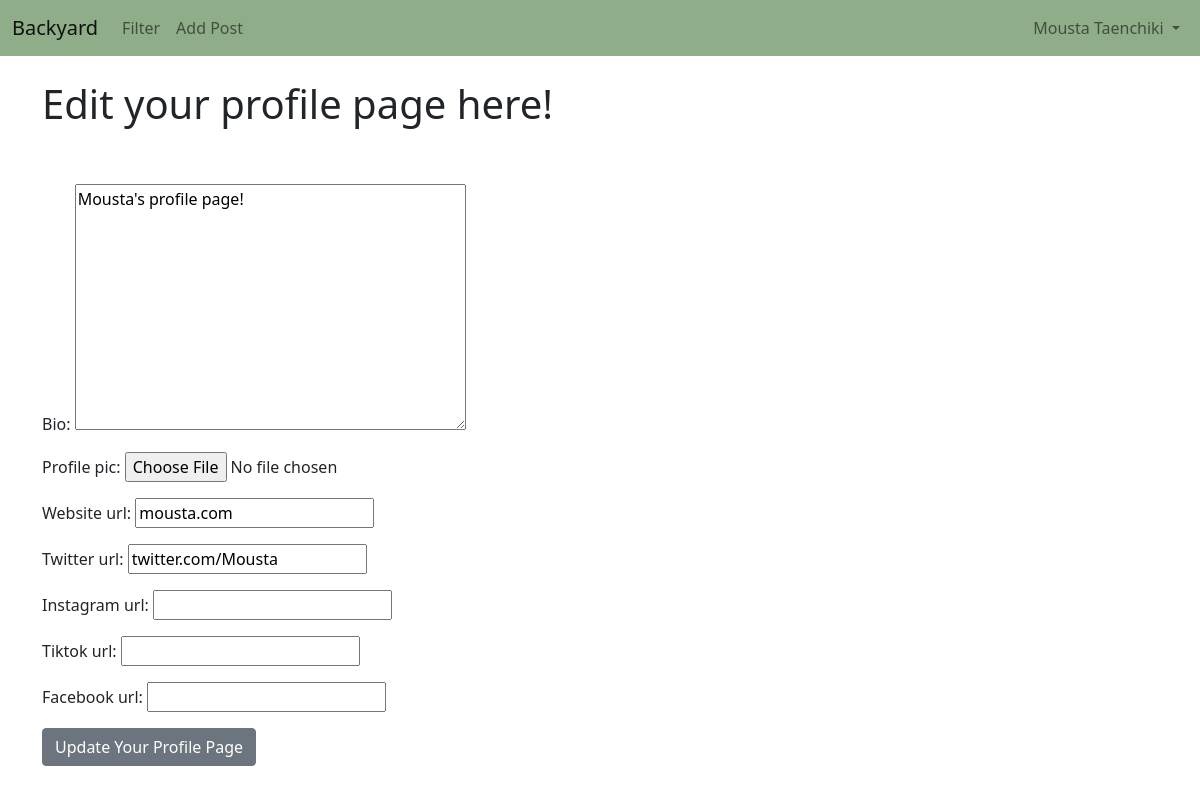
Page /members/3/edit_profile_page/ (signed in) on the earlier database version.
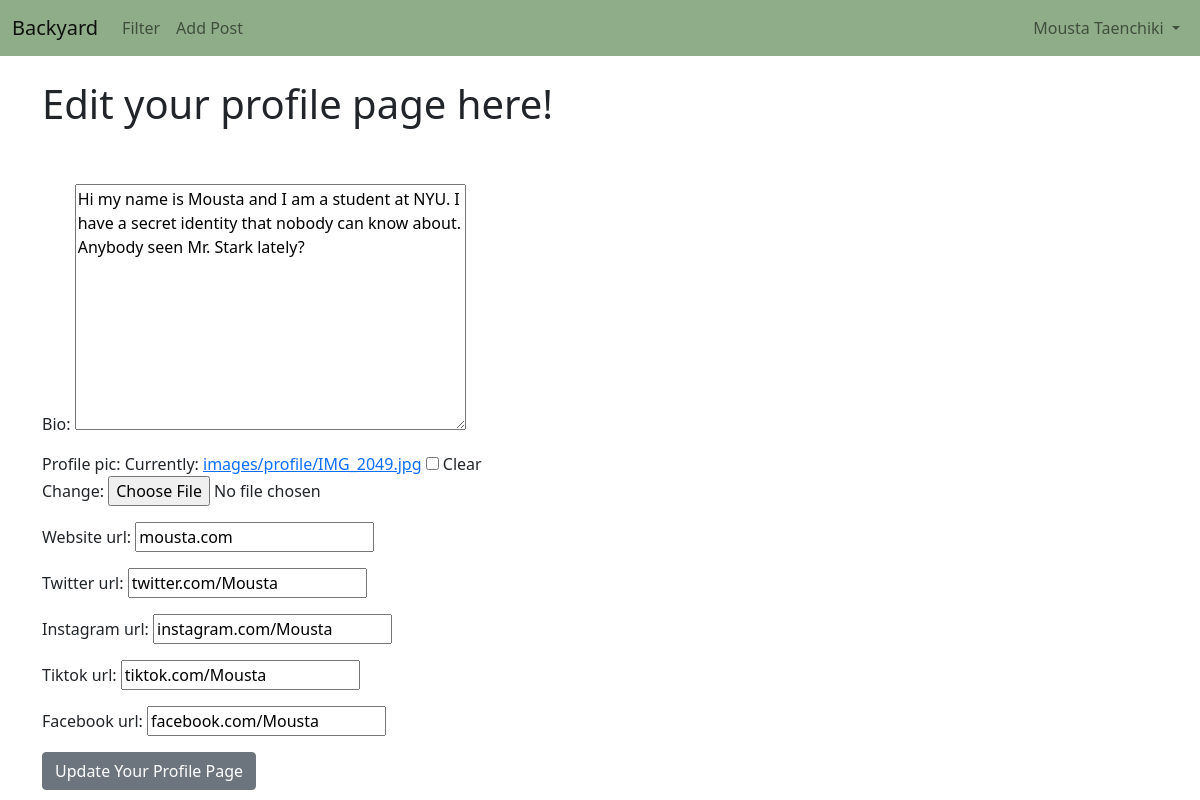
Same page on the later database version.
### blog/models.py (models this page shows, shortened)
class Profile(models.Model):
    user = models.OneToOneField(User, null=True, on_delete=models.CASCADE)
    bio = models.TextField()
    profile_pic = models.ImageField(null=True, blank=True, upload_to="images/profile/")
    website_url = models.CharField(max_length=LENGTH, null=True, blank=True)
    twitter_url = models.CharField(max_length=LENGTH, null=True, blank=True)
    instagram_url = models.CharField(max_length=LENGTH, null=True, blank=True)
    tiktok_url = models.CharField(max_length=LENGTH, null=True, blank=True)
    facebook_url = models.CharField(max_length=LENGTH, null=True, blank=True)

### members/views.py (the view)
# urls.py: path('<int:pk>/edit_profile_page/', EditProfilePageView.as_view(), name='edit_profile_page'),
class EditProfilePageView(generic.UpdateView):
    model = Profile
    template_name = 'registration/edit_profile_page.html'
    fields = ['bio','profile_pic','website_url', 'twitter_url', 'instagram_url', 'tiktok_url', 'facebook_url']
    success_url = reverse_lazy('home')  # sends to home page

### members/templates/registration/edit_profile_page.html (shortened to what this page needs)
{% extends 'base.html' %}
{% block content %}
{% if user.is_authenticated %}
    {% if user.id == profile.user.id %}
        <h1>Edit your profile page here!</h1>
        <br/><br/>
        <div class = 'form-group'>
            <form method = "POST" enctype="multipart/form-data">
                {{ form.as_p }}
                <button class="btn btn-secondary">Update Your Profile Page</button>
            </form>
        </div>
    {% else %}
        You're not supposed to be editing this page!
    {% endif %}
{% else %}
    Please log in to access this page!
{% endif %}
{% endblock %}

Differences in the rows shown:
changed Profile "mousta.com": bio "Mousta's profile page!" → "Hi my name is Mousta and I am a student at NYU. I have a secret identity that nobody can know about. Anybody seen Mr. Stark lately?"; instagram_url (not shown) → "instagram.com/Mousta"; tiktok_url (not shown) → "tiktok.com/Mousta"; facebook_url (not shown) → "facebook.com/Mousta"
Other differences:
form field as_p: (not shown) → "☐"
text no longer shown: "Bio: Profile pic: Website url: Twitter url: Instagram url: Tiktok url: Facebook url:"
text now shown: "Bio: Profile pic: Currently: images/profile/IMG_2049.jpg Clear Change: Website url: Twitter url: Instagram url: Tiktok url: Facebook url:"
